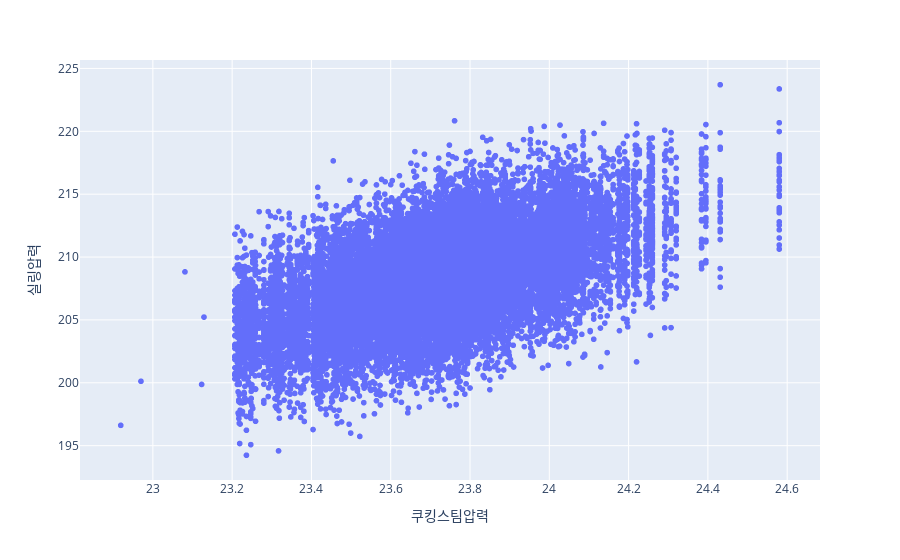

The code cell stored with this chart in its notebook:
### Markdown cell above
**시각화**

### Code cell
px.scatter(df1, x = '쿠킹스팀압력', y = '실링압력')

### Figure 1 — Plotly figure (JSON) as saved in the notebook; plotly's stock layout.template omitted (floating-point values rounded to 4 significant figures; data arrays with more than 128 entries replaced by an {"elided": "..."} marker saying what was removed)
{"data": [{"hovertemplate": "쿠킹스팀압력=%{x}<br>실링압력=%{y}<extra></extra>", "legendgroup": "", "marker": {"color": "#636efa", "symbol": "circle"}, "mode": "markers", "name": "", "showlegend": false, "type": "scattergl", "x": {"elided": "22909 float values"}, "xaxis": "x", "y": {"elided": "22909 float values"}, "yaxis": "y"}], "layout": {"legend": {"tracegroupgap": 0}, "margin": {"t": 60}, "xaxis": {"anchor": "y", "domain": [0, 1], "title": {"text": "쿠킹스팀압력"}}, "yaxis": {"anchor": "x", "domain": [0, 1], "title": {"text": "실링압력"}}}}
